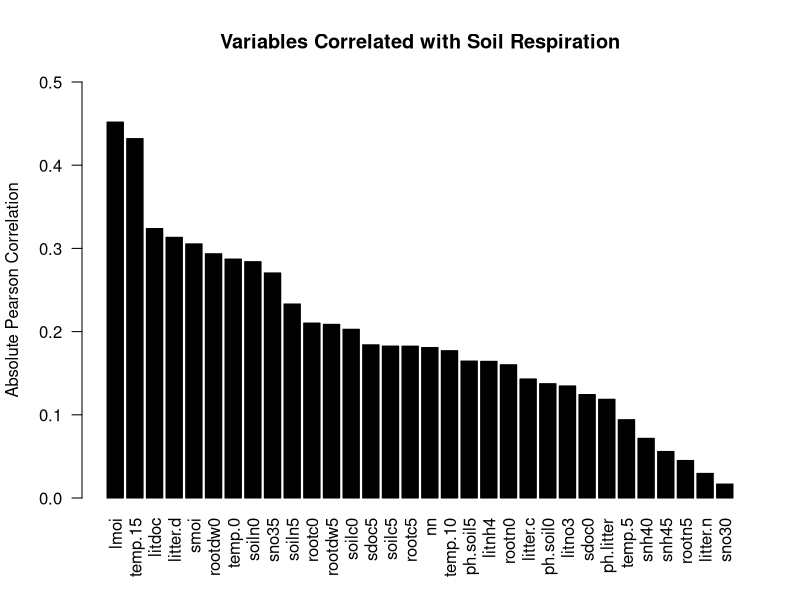
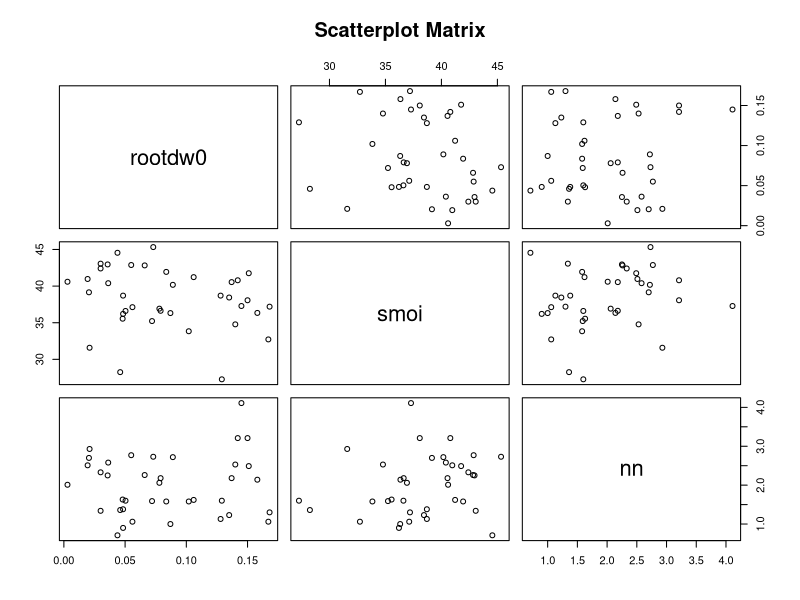
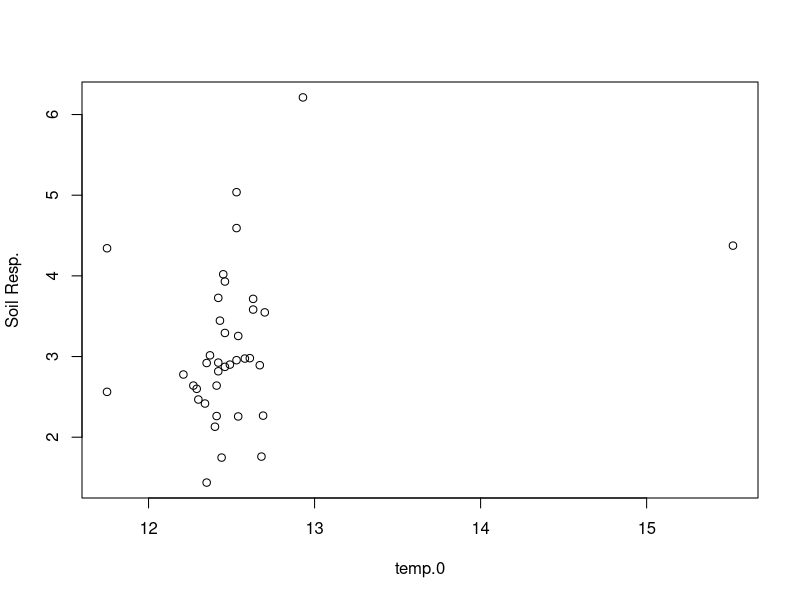
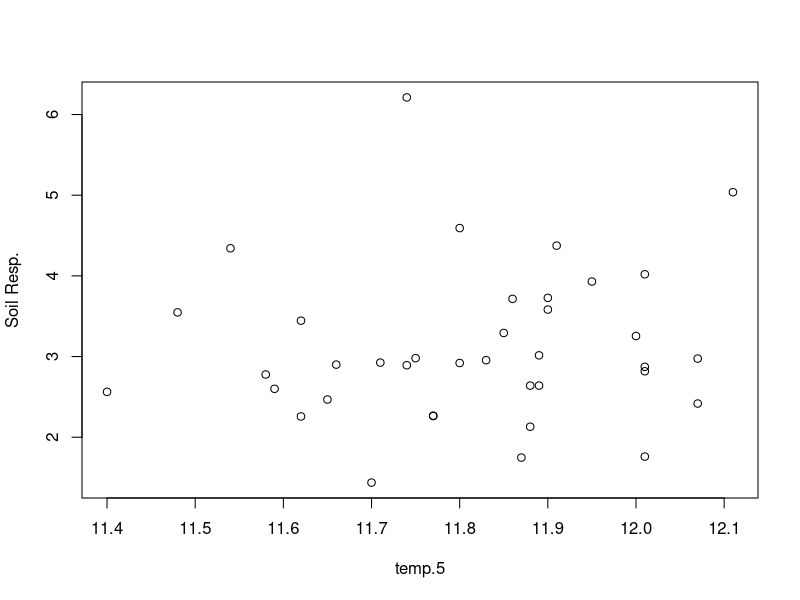
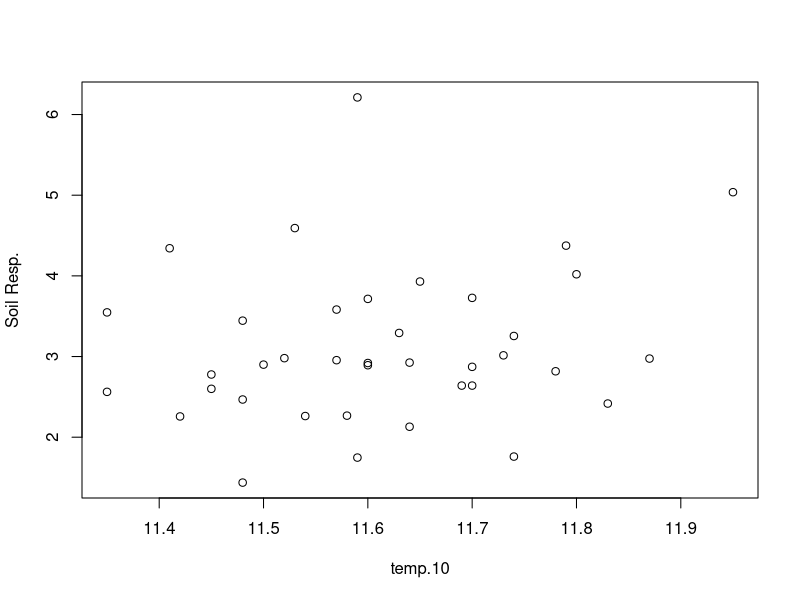
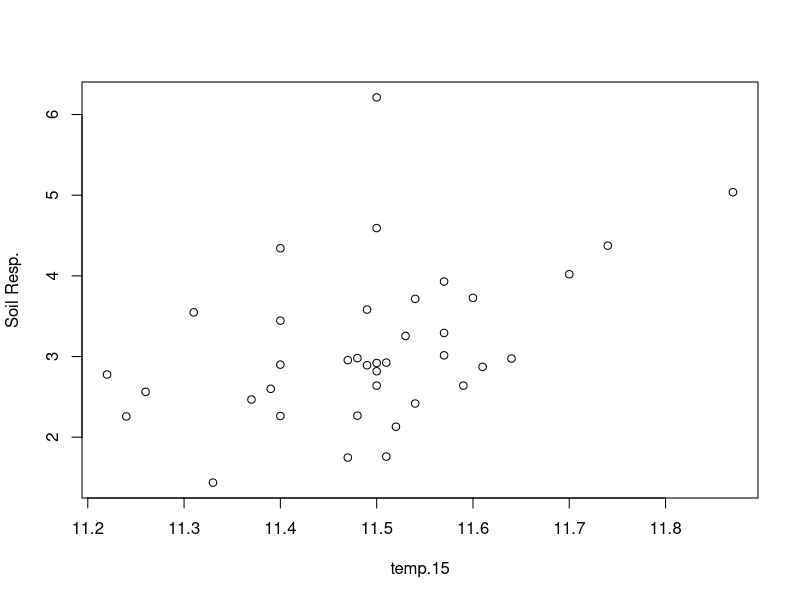
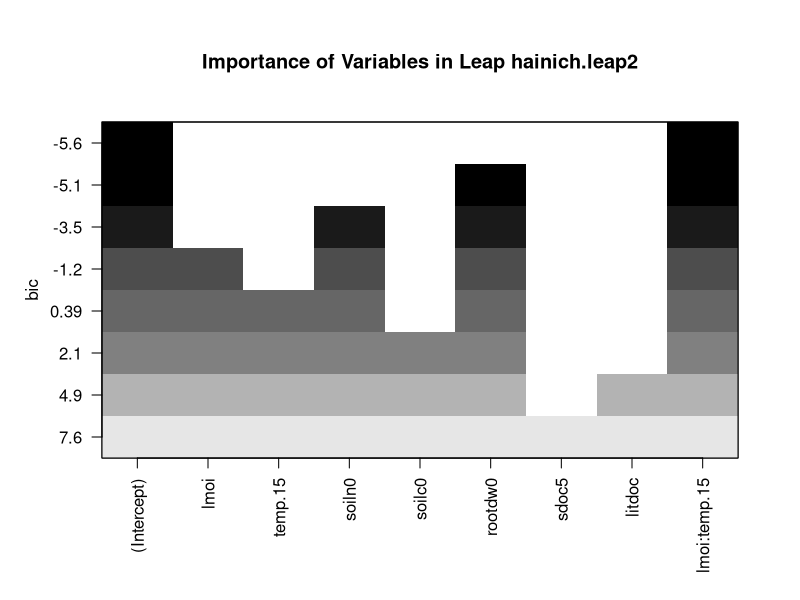

Generate these figures, in order, with R:

setwd("/home/daniel/Schreibtisch/Statistik Projekt")
hainich <- read.csv("hainich.csv", sep = ";", dec = ".")

## corelation
#correlation from soil.res with all others
hainich.r <- abs(cor(hainich, method = "pearson"))["soil.res",-1]
hainich.r.ordered <- hainich.r[order(hainich.r, decreasing = T)]
barplot(hainich.r.ordered, las = 2, ylim = c(0,0.5), col = "black", 
        ylab = "Absolute Pearson Correlation", main = "Variables Correlated with Soil Respiration")

## scatter plot
pairs(~ rootdw0 + smoi + nn,
      data = hainich, main = "Scatterplot Matrix")

## sampling training data
set.seed(1337)
testFraction <- 0.2 #Fraction of data used for testing (estimate for integer sample size)
sampleCount <- dim(hainich)[1]
index <- sample(1:sampleCount, round(testFraction * sampleCount))
hainich.test <- hainich[index,]
hainich.train <- hainich[-index,]

## making models
hainich.lm1 <- lm(soil.res ~ 1 + lmoi + temp.15 + soiln0 + rootdw0 + sdoc5,
                  data=hainich.train) # top 5 by correlation
hainich.lm2 <- lm(soil.res ~ 1 + ph.soil5 + sno30 + snh45 + rootc0 + ph.litter,
                  data=hainich.train) # bottom 5 by correlation
hainich.lm3 <- lm(soil.res ~ 1 + lmoi + temp.15 + soiln0,
                  data=hainich.train) # top 3 by correlation

## evaluate models
spseHat <- function(model){
  # SPSE.hat1
  return(sum((hainich.test$soil.res - predict(model, newdata=hainich.test))^2))
}
spse1hat <- spseHat(hainich.lm1)
spse2hat <- spseHat(hainich.lm2)
spse3hat <- spseHat(hainich.lm3)


## annova with F statistic
# test one model against the other
# warning: both models have to be fitted with the same training data!
# density of F depends on degree of freedom!
res = anova(hainich.lm1,hainich.lm2)


## cross validation
# evaluate models spse (without considering fixed betas)
# test data size is size of whole data set / fold
# see also: http://stats.stackexchange.com/questions/12398
crossValSpse <- function(model, fold){
  index <- rep(1:fold, length.out=dim(hainich)[2])
  index <- sample(index)
  
  spseHat <- 0
  for (i in 1:fold)
  {
    test <- hainich[index==i,]
    train <- hainich[index!=i,]
    formu <- eval(model$call[[2]]) 
    #model based on new data
    model <- lm(formu, data = train)
    #add spse hat
    spseHat <- spseHat + sum((test$soil.res - predict(model, newdata=test))^2)
  }
  return(spseHat / fold)
}

# 3 fold cross validation gives average estimated spse
hainich.lm1.spse <- crossValSpse(hainich.lm1,3)
hainich.lm1.spse <- crossValSpse(hainich.lm2,3)
hainich.lm1.spse <- crossValSpse(hainich.lm3,3)

## plot variable against soil resp
for (i in seq(2,5)) {
  dat <- data.frame(hainich[i], hainich$soil.res)
  plot(dat, ylab = "Soil Resp.", xlab = names(hainich[i]))
}

## regsubset
#info: http://www.stat.columbia.edu/~martin/W2024/R10.pdf
# package leaps requires gfortran compiler!
library("leaps")
#fullModel: Top 8 variables corelated to soil.res
# and coupling term for litter moisture lmoi with temp 0 and 15
hainich.leaps1 <- regsubsets(soil.res ~ 1 + lmoi * temp.15 * temp.0 + soiln0 + 
                              soilc0 + rootdw0 + sdoc5 + litdoc,
                   data=hainich.train, method = "forward")
hainich.leaps2 <- regsubsets(soil.res ~ 1 + lmoi * temp.15 + soiln0 + 
                               soilc0 + rootdw0 + sdoc5 + litdoc,
                             data=hainich.train, method = "forward")

summary(hainich.leaps1)
summary(hainich.leaps1)$bic

#plot variable importance based on baissian infomation criterion
# best model based on BIC 
# (tradeoff btw. likelihood and number of parameters)
# soil.res ~ 1 + rootdw0 + lmoi:temp.15
plot(hainich.leaps2, main="Importance of Variables in Leap hainich.leap2")

## setting real model
hainich.realModel <- lm(soil.res ~ 1 + lmoi + temp.15 +
                          temp.0 + soiln0 + soilc0,
                        data = hainich.train)
hainich.realModel.spsehat <- spseHat(hainich.realModel)
# plot(hainich.realModel)

## overfitting model
# tooBigModel = realModel + every coupling term
hainich.tooBigModel <- lm(soil.res ~ 1 * lmoi * temp.15 *
                            temp.0 * soiln0 * soilc0,
                          data = hainich.train)
hainich.tooBigModel.spsehat <- spseHat(hainich.tooBigModel)

nextStep <- step(hainich.realModel, 
     scope = list(lower=hainich.realModel, upper=hainich.tooBigModel),
     direction = "forward")
nextStep$anova$"Resid. Df" # residual change in F value
